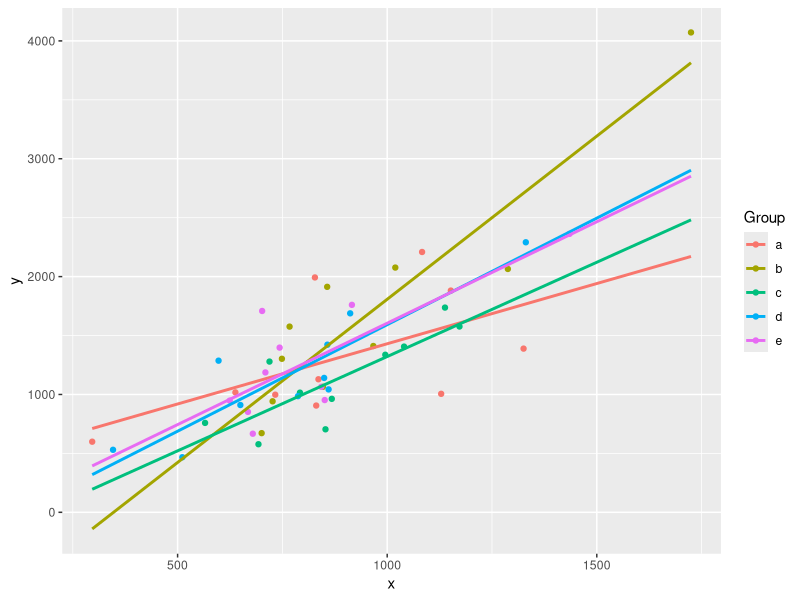
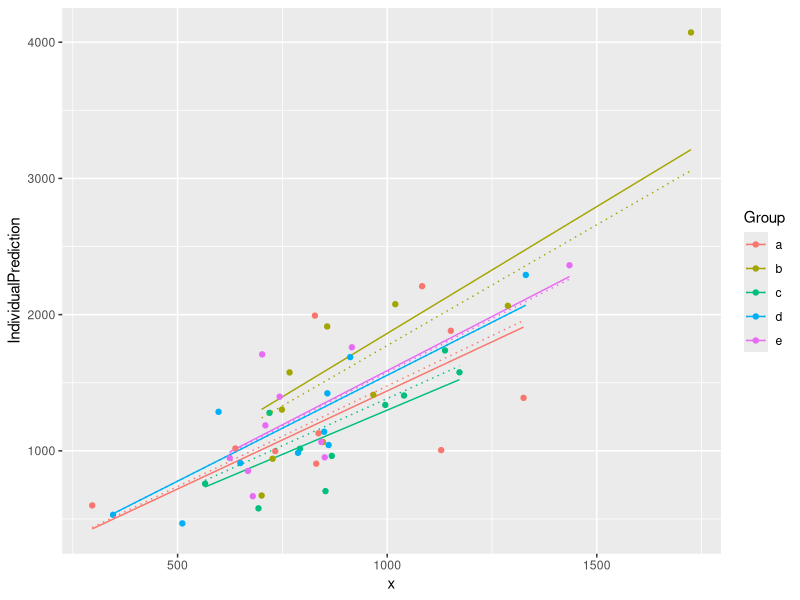
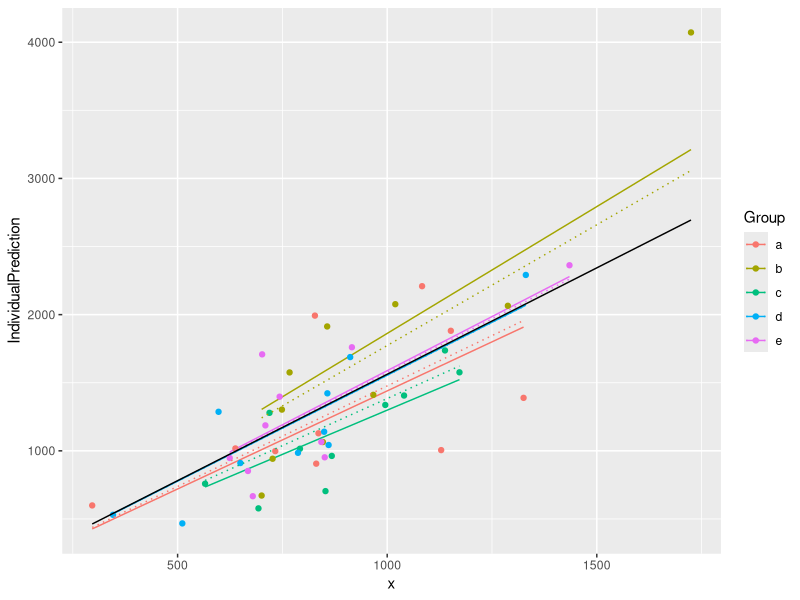

Here is the R script that generated these plots, in order:
## ---- chunk 1
library(ggplot2)
set.seed(1234)
numGroups <- 5
numClaims <- 10
N <- numClaims * numGroups
x <- rnorm(N, 1000, 300)
link <- 1.5

groupVals <- rnorm(numGroups, mean = link, sd = .05 * link)
names(groupVals) <- head(letters, numGroups)
links <- sapply(groupVals, function(x){
  rnorm(numClaims, x, sd = .3 * x)
})

group <- replicate(numClaims, names(groupVals))
group <- as.vector(t(group))

links <- as.vector(links)
df <- data.frame(Group = group
                 , Link = link
                 , SampleLink = links
                 , x = x
                 , stringsAsFactors = FALSE)

df$y <- df$x * df$SampleLink
## ---- chunk 2
plt <- ggplot(df, aes(x, y, color = Group)) + geom_point() 
plt + stat_smooth(method = "lm", fullrange = TRUE, se = FALSE)
## ---- chunk 3
fit1 <- lm(y ~ x + Group, data = df)
summary(fit1)
## ---- chunk 4
fit2 <- lm(y ~ 0 + x + Group, data = df)
summary(fit2)
## ---- chunk 5
fitIndividual <- lm(y ~ 0 + x:Group, data = df)
summary(fitIndividual)
## ---- chunk 6
lstSplit <- split(df, df$Group)
fits <- lapply(lstSplit, function(z){
  fit <- lm(y ~ 0 + x, data = z)
  fit
})

sapply(fits, coef)
coef(fitIndividual)
## ---- chunk 7
library(nlme)
fitBlended <- lme(data = df, fixed = y ~ 0 + x, random = ~ 0 + x | Group)
summary(fitBlended)
unlist(coef(fitBlended))
coef(fitIndividual)
## ---- chunk 8
sum(df$y - predict(fitBlended))
sum(df$y - predict(fitIndividual))
## ---- chunk 9
sum(df$y - link * df$x)
## ---- chunk 10
df$IndividualPrediction <- predict(fitIndividual)
df$BlendedPrediction <- predict(fitBlended)

plt <- ggplot(df, aes(x, IndividualPrediction, color = Group)) + geom_line() + geom_point(aes(y = y))
plt + geom_line(aes(y = BlendedPrediction), linetype = "dotted")
## ---- chunk 11
fitPooled <- lm(y ~ 0 + x, data = df)
summary(fitPooled)
## ---- chunk 12
df$PooledPrediction <- predict(fitPooled)
plt <- ggplot(df, aes(x, IndividualPrediction, color = Group)) + geom_line() + geom_point(aes(y = y))
plt <- plt + geom_line(aes(y = BlendedPrediction), linetype = "dotted")
plt <- plt + geom_line(aes(y = PooledPrediction), color = "Black")
plt
